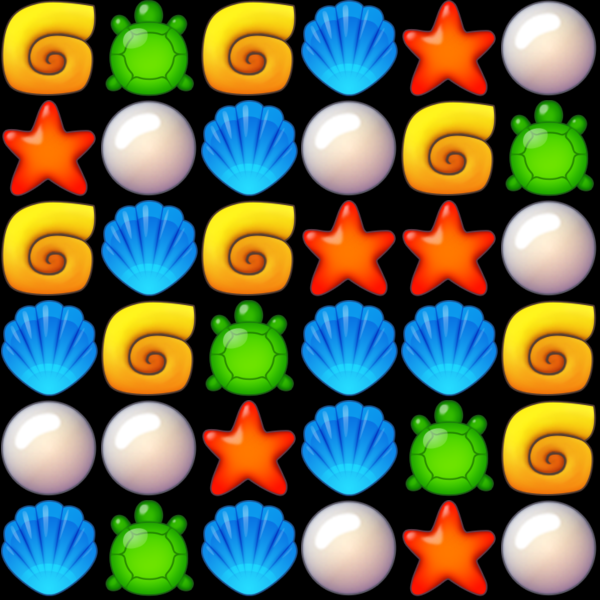

A level layout from a 2D game, rendered from its tile map. Below: a short description, then the map file with its tile-grid data intact:
An orthogonal 6x6 tile map with 100x100 px tiles, 1 tile layer (pieces).

<map version="1.0" tiledversion="1.0.3" orientation="orthogonal" renderorder="right-down" width="6" height="6" tilewidth="100" tileheight="100" nextobjectid="1">
 <tileset firstgid="1" name="pieces" tilewidth="100" tileheight="100" tilecount="7" columns="0">
  <grid orientation="orthogonal" width="1" height="1" />
  <tile id="0">
   <image width="100" height="100" source="../pieces/booster01.png" />
  </tile>
  <tile id="1">
   <image width="100" height="100" source="../pieces/booster02.png" />
  </tile>
  <tile id="2">
   <image width="100" height="100" source="../pieces/piece01.png" />
  </tile>
  <tile id="3">
   <image width="100" height="100" source="../pieces/piece02.png" />
  </tile>
  <tile id="4">
   <image width="100" height="100" source="../pieces/piece03.png" />
  </tile>
  <tile id="5">
   <image width="100" height="100" source="../pieces/piece04.png" />
  </tile>
  <tile id="6">
   <image width="100" height="100" source="../pieces/piece05.png" />
  </tile>
 </tileset>
 <layer name="pieces" width="6" height="6">
  <data encoding="csv">
4,7,4,5,6,3,
6,3,5,3,4,7,
4,5,4,6,6,3,
5,4,7,5,5,4,
3,3,6,5,7,4,
5,7,5,3,6,3
</data>
 </layer>
</map>
